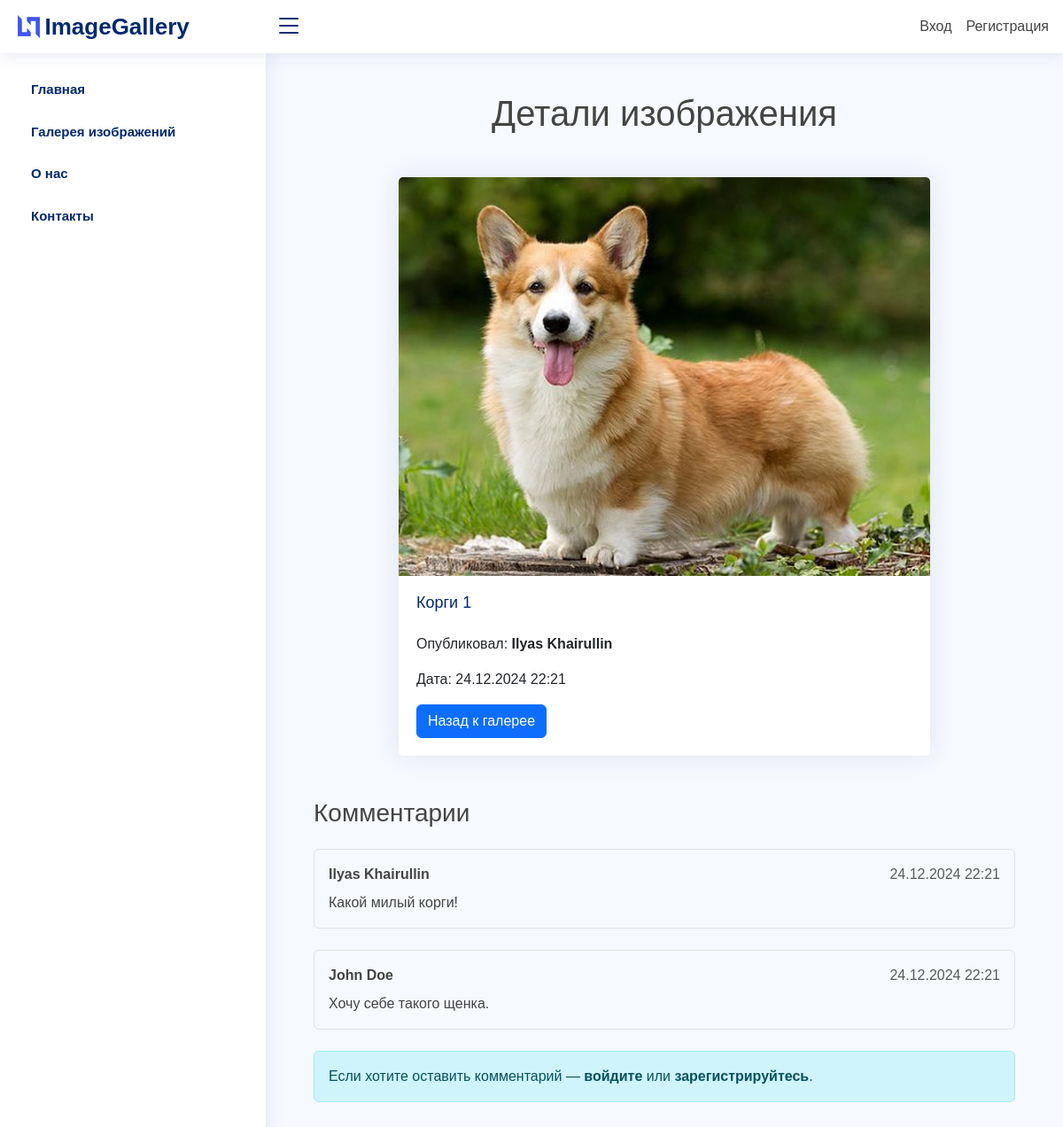
Page /view_image?id=1 on the earlier database version.
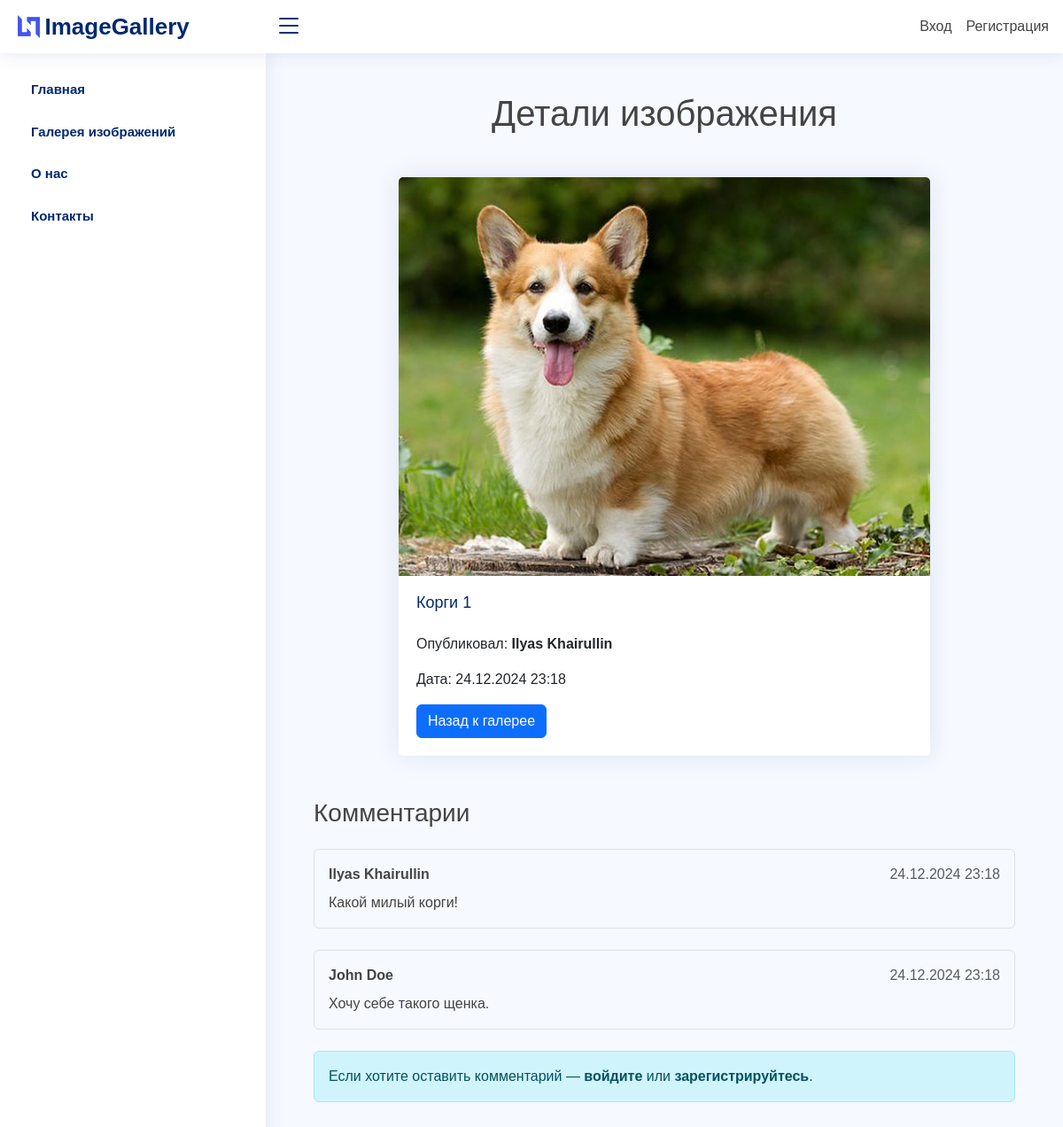
Same page on the later database version.
### tables this page shows
CREATE TABLE images (
  id INTEGER PRIMARY KEY AUTOINCREMENT,
  user_id INTEGER NOT NULL,
  filename TEXT NOT NULL,
  description TEXT,
  created_at DATETIME DEFAULT CURRENT_TIMESTAMP,

  FOREIGN KEY (user_id) REFERENCES users (id)
);

### app/bootstrap.php (called while the page is built, shortened)
<?php
    require_once 'core/model.php';
    require_once 'core/view.php';
    require_once 'core/route.php';
    Route::start();

### public/index.php (called while the page is built, shortened)
<?php
    require_once '../app/bootstrap.php';

### app/core/model.php (called while the page is built, shortened)
<?php
    class Model
    {
        public function __construct() {
            try {
                $this->db = new PDO(DATABASE);
            } catch (PDOException $e) {
                die('Connection failed: ' . $e->getMessage());
            }
        }
    }

### app/models/model_gallery.php (called while the page is built, shortened)
<?php
class Model_Gallery extends Model
{
    public function checkCommentsTableExists()
    {
        $checkTable = $this->db->query("SELECT name FROM sqlite_master WHERE type='table' AND name='comments';");
        if ($checkTable->fetchColumn() === false) {
            return false;
        } else {
            return true;
        }
    }
    public function getImageById($id)
    {
        $commentsTableExists = $this->checkCommentsTableExists();
        $query = "
            SELECT
                images.*,
                users.name AS uploader_name
        ";
        if ($commentsTableExists) {
            $query .= ",
                comments.id AS comment_id,
                comments.comment,
                comments.created_at AS comment_created_at,
                users_comments.name AS commenter_name
            ";
        }
        $query .= "
            FROM images
            INNER JOIN users ON images.user_id = users.id
        ";
        if ($commentsTableExists) {
            $query .= "
                LEFT JOIN comments ON comments.image_id = images.id
                LEFT JOIN users AS users_comments ON comments.user_id = users_comments.id
            ";
        }
        $query .= " WHERE images.id = :id";
        $stmt = $this->db->prepare($query);
        $stmt->bindParam(':id', $id, PDO::PARAM_INT);
        $stmt->execute();
        return $stmt->fetchAll(PDO::FETCH_ASSOC);
    }
}

### app/views/image_details_view.php (the view, shortened to what this page needs)
<div class="container mt-4">
    <h1 class="text-center mb-5">Детали изображения</h1>
    <div class="card mx-auto" style="max-width: 600px;">
        <?php if (file_exists(UPLOAD_DIR . htmlspecialchars($data['filename']))): ?>
            <img src="<?= UPLOAD_DIR . htmlspecialchars($data['filename']); ?>" class="card-img-top" alt="Изображение">
        <?php else: ?>
            <p class="text-center mt-3 mb-0 text-danger fw-bold">Нет изображения</p>
        <?php endif; ?>
        <div class="card-body">
            <h5 class="card-title pt-0"><?= htmlspecialchars($data['description'] ?: 'Нет описания'); ?></h5>
            <p class="card-text">Опубликовал: <b><?= htmlspecialchars($data['uploader_name']); ?></b></p>
            <p class="card-text">Дата: <?= htmlspecialchars(date('d.m.Y H:i', strtotime($data['created_at']))); ?></p>
            <div class="d-flex gap-2">
                <a href="/gallery" class="btn btn-primary">Назад к галерее</a>
            </div>
        </div>
    </div>
    <?php if ($commentsTableExists): ?>
        <div class="mt-5 mb-5">
            <h3>Комментарии</h3>
            <div class="comments-section mt-4">
                <?php if (!empty($comments)): ?>
                    <?php foreach ($comments as $comment): ?>
                        <div class="comment-block mb-4 p-3 border rounded">
                            <div class="comment-header d-flex justify-content-between">
                                <span><b><?= htmlspecialchars($comment['commenter_name']); ?></b></span>
                                <span class="text-muted"><?= htmlspecialchars(date('d.m.Y H:i', strtotime($comment['created_at']))); ?></span>
                            </div>
                            <div class="comment-body mt-2">
                                <p class="mb-0"><?= nl2br(htmlspecialchars($comment['comment'])); ?></p>
                            </div>
                        </div>
                    <?php endforeach; ?>
                <?php else: ?>
                    <p class="text-center">Нет доступных комментариев</p>
                <?php endif; ?>
            </div>
            <?php if (!isset($_SESSION['user'])): ?>
                <div class="alert alert-info mt-4 mb-0">
                    Если хотите оставить комментарий — <a href="/login" class="alert-link">войдите</a> или <a href="/register" class="alert-link">зарегистрируйтесь</a>.
                </div>
            <?php endif; ?>
        </div>
    <?php else: ?>
        <div class="alert alert-info mt-4">
            Ошибка сервера! Комментарии недоступны!
        </div>
    <?php endif; ?>
</div>

### app/core/route.php (shortened to what this page needs)
<?php
class Route
{
    public static function start()
    {
        $action_name = 'index';
        $routes = isset($_GET['url']) ? $_GET['url'] : '';
        if (in_array($routes, ['register', 'login', 'logout'])) {
            $controller_name = 'Controller_user';
            $action_name = 'action_' . $routes;
            $model_name = 'model_user';
        } else if (in_array($routes, ['gallery', 'upload_images', 'view_image', 'delete_image'])) {
            $action_name = 'action_' . $routes;
        } else if (in_array($routes, ['add_comment', 'delete_comment'])) {
            $controller_name = 'Controller_comment';
            $action_name = 'action_' . $routes;
            $model_name = 'model_comment';
        }
        $controller = new $controller_name;
        if (method_exists($controller, $action_name)) {
            $controller->$action_name();
        } else {
            ErrorPage404();
        }
    }
}

### app/controllers/controller_gallery.php (shortened to what this page needs)
<?php
class Controller_Gallery extends Controller
{
    function action_view_image()
    {
        $galleryModel = new Model_Gallery();
        if (isset($_GET['id']) && is_numeric($_GET['id'])) {
            $imageId = (int)$_GET['id'];
            $imageData = $galleryModel->getImageById($imageId);
            $imageInfo = $imageData[0];
            $comments = [];
            foreach ($imageData as $data) {
                if ($data['comment_id']) {
                    $comments[] = [
                        'id' => $data['comment_id'],
                        'comment' => $data['comment'],
                        'created_at' => $data['comment_created_at'],
                        'commenter_name' => $data['commenter_name']
                    ];
                }
            }
            $commentsTableExists = $galleryModel->checkCommentsTableExists();
            $this->view->pageTitle = 'Детали изображения';
            $this->view->render('image_details_view.php', 'default_layout.php', [
                'data' => $imageInfo,
                'comments' => $comments,
                'commentsTableExists' => $commentsTableExists
            ]);
        } else {
            header('Location: /gallery');
            exit;
        }
    }
}

### app/core/view.php (shortened to what this page needs)
<?php
class View
{
    function render($content_view, $template_view, $data = null)
    {
        extract(get_object_vars($this));
        $template_view_path = __DIR__ . '/../views/' . $template_view;
        if (file_exists($template_view_path)) {
            include $template_view_path;
        } else {
            echo 'Файл представления не найден<br/>';
        }
    }
}

### app/views/default_layout.php (shortened to what this page needs)
<?php
$isLoggedIn = isset($_SESSION['user']);
$user = $isLoggedIn ? $_SESSION['user'] : null;
?>
<!DOCTYPE html>
<html lang="ru">
<head>
    <link href="/assets/vendor/bootstrap/css/bootstrap.min.css" rel="stylesheet">
    <link href="/assets/vendor/bootstrap-icons/bootstrap-icons.css" rel="stylesheet">
    <link href="/assets/css/style.css" rel="stylesheet">
    <link href="https://cdnjs.cloudflare.com/ajax/libs/toastr.js/latest/css/toastr.min.css" rel="stylesheet">
</head>
<body>
    <header id="header" class="header fixed-top d-flex align-items-center">
        <div class="d-flex align-items-center justify-content-between">
            <a href="/" class="logo d-flex align-items-center">
                <img src="assets/img/logo.png" alt="">
                <span class="d-none d-lg-block">ImageGallery</span>
            </a>
            <i class="bi bi-list toggle-sidebar-btn"></i>
        </div>
        <nav class="header-nav ms-auto">
            <ul class="d-flex align-items-center">
                <?php if ($isLoggedIn): ?>
                    <li class="nav-item dropdown pe-3">
                        <a class="nav-link nav-profile d-flex align-items-center pe-0" href="#" data-bs-toggle="dropdown">
                            <img src="assets/img/profile_img.png" alt="Profile" class="rounded-circle">
                            <span class="d-none d-md-block dropdown-toggle ps-2"><?php echo htmlspecialchars($user['name']); ?></span>
                        </a>
                        <ul class="dropdown-menu dropdown-menu-end dropdown-menu-arrow profile">
                            <li class="dropdown-header">
                                <h6><?php echo htmlspecialchars($user['name']); ?></h6>
                                <span><?php echo htmlspecialchars($user['email']); ?></span>
                            </li>
                            <li>
                                <hr class="dropdown-divider">
                            </li>
                            <li>
                                <a class="dropdown-item d-flex align-items-center" href="/logout">
                                    <i class="bi bi-box-arrow-right"></i>
                                    <span>Выйти</span>
                                </a>
                            </li>
                        </ul>
                    </li>
                <?php else: ?>
                    <li class="nav-item pe-3">
                        <a class="nav-link" href="/login">Вход</a>
                    </li>
                    <li class="nav-item pe-3">
                        <a class="nav-link" href="/register">Регистрация</a>
                    </li>
                <?php endif; ?>
            </ul>
        </nav>
    </header>
    <aside id="sidebar" class="sidebar">
        <ul class="sidebar-nav" id="sidebar-nav">
            <li class="nav-item">
                <a class="nav-link collapsed" href="/">
                    <span>Главная</span>
                </a>
            </li>
            <li class="nav-item">
                <a class="nav-link collapsed" href="/gallery">
                    <span>Галерея изображений</span>
                </a>
            </li>
            <li class="nav-item">
                <a class="nav-link collapsed" href="/about">
                    <span>О нас</span>
                </a>
            </li>
            <li class="nav-item">
                <a class="nav-link collapsed" href="/contact">
                    <span>Контакты</span>
                </a>
            </li>
        </ul>
    </aside>
    <main id="main" class="main">
        <div class="container-fluid">
            <?php include $content_view; ?>
        </div>
    </main>
</body>
</html>

### public/assets/css/style.css (style rules this page uses)
:root { scroll-behavior: smooth; }
body { font-family: "Montserrat", sans-serif; background: #f6f9ff; color: #444444; }
a { color: #4154f1; text-decoration: none; }
h1, h2, h3, h4, h5, h6 { font-family: "Montserrat", sans-serif; }
.card-img-top { width: 100%; aspect-ratio: 4 / 3; object-fit: cover; }
#main { margin-top: 60px; padding: 20px 30px; transition: all 0.3s; }
.card { margin-bottom: 30px; border: none; border-radius: 5px; box-shadow: 0px 0 30px rgba(1, 41, 112, 0.1); }
.card-title { padding: 20px 0 15px 0; font-size: 18px; font-weight: 500; color: #012970; font-family: "Montserrat", sans-serif; }
.card-body { padding: 20px 20px 20px 20px; }
.logo { line-height: 1; }
@media (min-width: 1200px) { .logo { width: 280px; } }
.logo img { max-height: 26px; margin-right: 6px; }
.logo span { font-size: 26px; font-weight: 700; color: #012970; font-family: "Montserrat", sans-serif; }
.header { transition: all 0.5s; z-index: 997; height: 60px; box-shadow: 0px 2px 20px rgba(1, 41, 112, 0.1); background-color: #fff; padding-left: 20px; }
.header .toggle-sidebar-btn { font-size: 32px; padding-left: 10px; cursor: pointer; color: #012970; }
.header-nav ul { list-style: none; }
.header-nav>ul { margin: 0; padding: 0; }
.sidebar { position: fixed; top: 60px; left: 0; bottom: 0; width: 300px; z-index: 996; transition: all 0.3s; padding: 20px; overflow-y: auto; scrollbar-width: thin; scrollbar-color: #aab7cf transparent; box-shadow: 0px 0px 20px rgba(1, 41, 112, 0.1); background-color: #fff; }
@media (min-width: 1200px) { #main, #footer { margin-left: 300px; } }
.sidebar-nav { padding: 0; margin: 0; list-style: none; }
.sidebar-nav li { padding: 0; margin: 0; list-style: none; }
.sidebar-nav .nav-item { margin-bottom: 5px; }
.sidebar-nav .nav-link { display: flex; align-items: center; font-size: 15px; font-weight: 600; color: #4154f1; transition: 0.3; background: #f6f9ff; padding: 10px 15px; border-radius: 4px; }
.sidebar-nav .nav-link.collapsed { color: #012970; background: #fff; }

Differences in the rows shown:
changed images "Корги 1": created_at "24.12.2024 22:21" → "24.12.2024 23:18"
